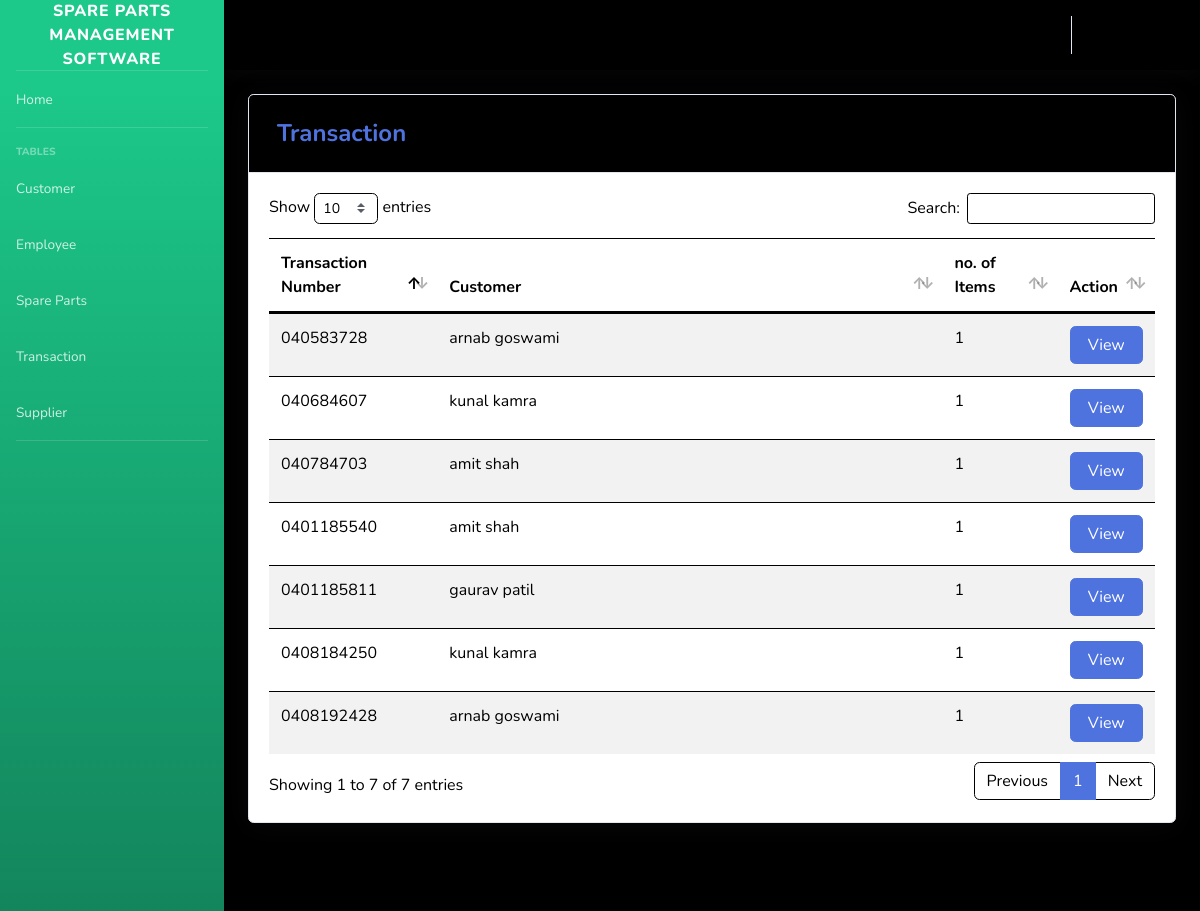
The page /pages/transaction.php (signed in) on the database its author committed.
### tables this page shows
CREATE TABLE `transaction` (
  `TRANS_ID` int(50) NOT NULL,
  `CUST_ID` int(11) DEFAULT NULL,
  `NUMOFITEMS` varchar(250) NOT NULL,
  `SUBTOTAL` varchar(50) NOT NULL,
  `LESSVAT` varchar(50) NOT NULL,
  `NETVAT` varchar(50) NOT NULL,
  `ADDVAT` varchar(50) NOT NULL,
  `GRANDTOTAL` varchar(250) NOT NULL,
  `CASH` varchar(250) NOT NULL,
  `DATE` varchar(50) NOT NULL,
  `TRANS_D_ID` varchar(250) NOT NULL
);

CREATE TABLE `customer` (
  `CUST_ID` int(11) NOT NULL,
  `FIRST_NAME` varchar(50) DEFAULT NULL,
  `LAST_NAME` varchar(50) DEFAULT NULL,
  `PHONE_NUMBER` varchar(11) DEFAULT NULL
);

### pages/transaction.php (the view, shortened to what this page needs)
<?php
include'../includes/connection.php';
include'../includes/sidebar.php';
?>
            <div class="card shadow mb-4">
            <div class="card-header py-3">
              <h4 class="m-2 font-weight-bold text-primary">Transaction</h4>
            </div>
            <div class="card-body">
              <div class="table-responsive">
                <table class="table table-striped" id="dataTable" width="100%" cellspacing="0">
               <thead>
                   <tr>
                     <th width="19%">Transaction Number</th>
                     <th>Customer</th>
                     <th width="13%">no. of Items</th>
                     <th width="11%">Action</th>
                   </tr>
               </thead>
          <tbody>
<?php
    $query = 'SELECT *, FIRST_NAME, LAST_NAME
              FROM transaction T
              JOIN customer C ON T.`CUST_ID`=C.`CUST_ID`
              ORDER BY TRANS_D_ID ASC';
        $result = mysqli_query($db, $query) or die (mysqli_error($db));
            while ($row = mysqli_fetch_assoc($result)) {
                echo '<tr>';
                echo '<td>'. $row['TRANS_D_ID'].'</td>';
                echo '<td>'. $row['FIRST_NAME'].' '. $row['LAST_NAME'].'</td>';
                echo '<td>'. $row['NUMOFITEMS'].'</td>';
                      echo '<td align="right">
                              <a type="button" class="btn btn-primary bg-gradient-primary btn-block" href="trans_view.php?action=edit & id='.$row['TRANS_ID'] . '"></i> View</a>
                          </div> </td>';
                        }
?>
<?php
include'../includes/footer.php';
?>

### rows shown on the page
transaction: TRANS_D_ID "0401185540", CUST_ID.FIRST_NAME "amit", CUST_ID.LAST_NAME "shah", NUMOFITEMS "1"
transaction: TRANS_D_ID "0401185811", CUST_ID.FIRST_NAME "gaurav", CUST_ID.LAST_NAME "patil", NUMOFITEMS "1"
transaction: TRANS_D_ID "040583728", CUST_ID.FIRST_NAME "arnab", CUST_ID.LAST_NAME "goswami", NUMOFITEMS "1"
transaction: TRANS_D_ID "040684607", CUST_ID.FIRST_NAME "kunal", CUST_ID.LAST_NAME "kamra", NUMOFITEMS "1"
transaction: TRANS_D_ID "040784703", CUST_ID.FIRST_NAME "amit", CUST_ID.LAST_NAME "shah", NUMOFITEMS "1"
transaction: TRANS_D_ID "0408184250", CUST_ID.FIRST_NAME "kunal", CUST_ID.LAST_NAME "kamra", NUMOFITEMS "1"
transaction: TRANS_D_ID "0408192428", CUST_ID.FIRST_NAME "arnab", CUST_ID.LAST_NAME "goswami", NUMOFITEMS "1"
